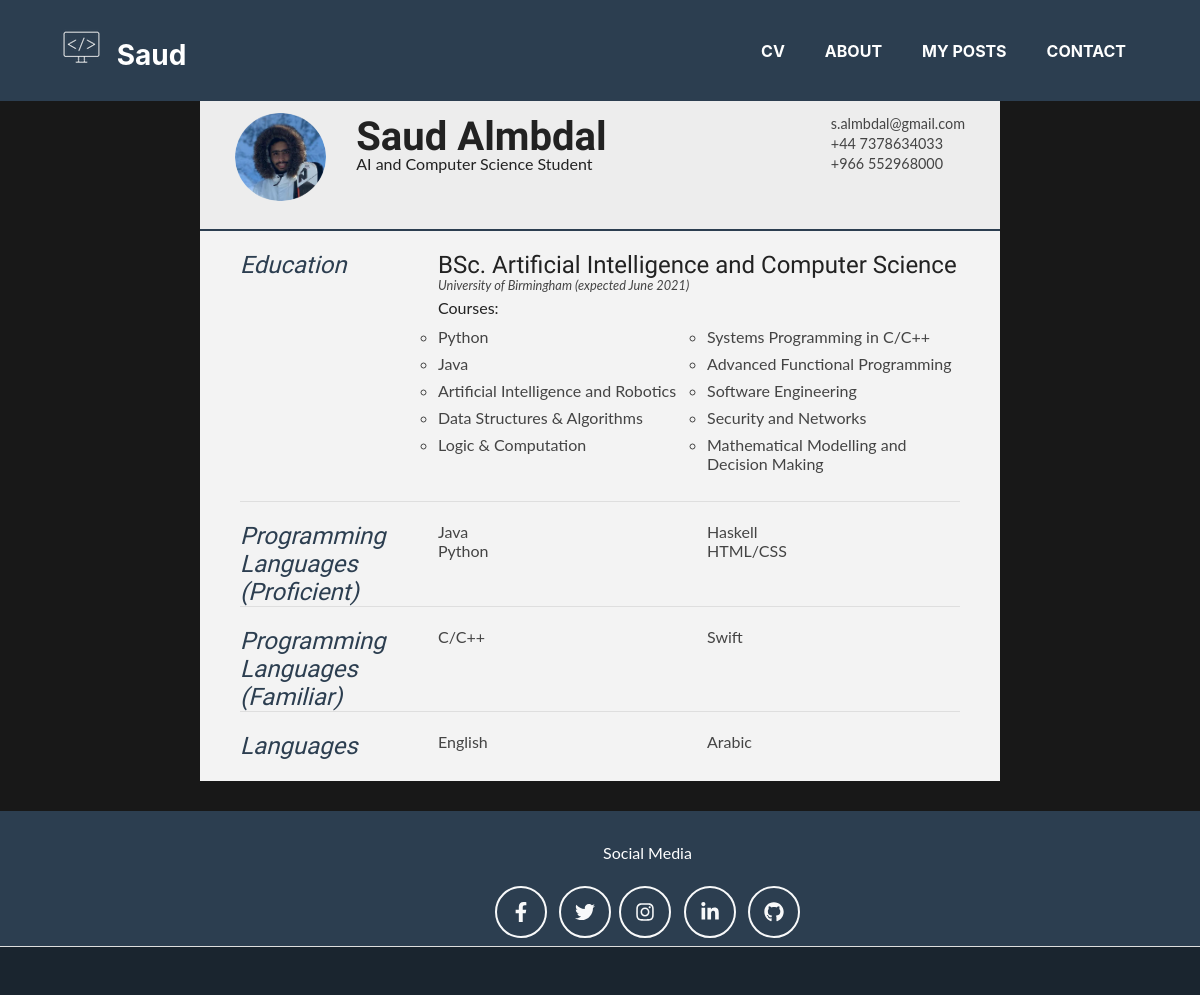
The app's page /cv/ with its own data.
### cv/models.py (models this page shows, shortened)
class Education(models.Model):
	title = models.CharField(max_length=120)
	details = models.TextField(default='', blank=True)
	courses = models.ManyToManyField(Course, blank=True)

class Course(models.Model):
	course = models.CharField(max_length=60, default='')

class ProficientProgrammingLanguage(models.Model):
	ppl = models.CharField(max_length=30)

class FamiliarProgrammingLanguage(models.Model):
	fpl = models.CharField(max_length=30)

class Language(models.Model):
	language = models.CharField(max_length=50)

### cv/views.py (the view)
# urls.py: path('cv/', cv),
def cv(request, *args, **kwargs):
    profiles = PersonalProfile.objects.all()
    educations = Education.objects.all()
    proficientLanguages = ProficientProgrammingLanguage.objects.all()
    familiarLanguages = FamiliarProgrammingLanguage.objects.all()
    languages = Language.objects.all()
    courses = Course.objects.all()
    context = {'profiles': profiles,
                'educations': educations,
                'proficientLanguages':proficientLanguages,
                'familiarLanguages': familiarLanguages,
                'languages':languages,
                'courses': courses }
    return render(request, 'cv/cv.html', context)

### templates/cv/cv.html (shortened to what this page needs)
{% extends 'base.html' %}
{% load static %}
{% block content %}
<link type="text/css" rel="stylesheet" href="{% static 'css/cv.css' %}">
</head>
<body id="top">
<div id="cv" class="instaFade">
	<div class="mainDetails">
		<div id="headshot" class="quickFade">
			<img src="{% static 'images/Saud.png' %}" alt="Saud Almbdal" />
		</div>
		<div id="name">
			<h1 class="quickFade delayTwo">Saud Almbdal</h1>
			<h3 class="quickFade delayThree">AI and Computer Science Student</h3>
		</div>
		<div id="contactDetails" class="quickFade delayFour">
			<ul>
				<li><a href="mailto:s.almbdal@gmail.com" target="_blank">s.almbdal@gmail.com</a></li>
				<li>+44 7378634033</li>
				<li>+966 552968000</li>
			</ul>
		</div>
	</div>
	<div id="mainArea" class="quickFade delayFive">
		{% if educations %}
		<section>
			<div class="sectionTitle">
				<h1>Education</h1>
			</div>
			<div class="sectionContent" >
				{% for education in educations %}
				<article id='education'>
					<h2>{{ education.title }}</h2>
					<p class="subDetails" >{{ education.details }}</p>
					{% if education.courses.all %}
					<li style="list-style-type: none; padding-bottom: 10px;">Courses:</li>
						<ul class="keySkills">
							{% for course in education.courses.all %}
							<li class="course">{{ course.course }}</li>
							{% endfor %}
						</ul>
					{% endif %}
				</article>
				{% endfor %}
			</div>
		</section>
		{% endif %}
		{% if proficientLanguages %}
		<section>
			<div class="sectionTitle">
				<h1>Programming Languages (Proficient)</h1>
			</div>
			<div class="sectionContent">
				<ul class="keySkills" id="proLang">
					{% for proLang in proficientLanguages %}
					<li>{{ proLang.ppl }}</li>
					{% endfor %}
				</ul>
			</div>
		</section>
		{% endif %}
		{% if familiarLanguages %}
		<section>
			<div class="sectionTitle">
				<h1>Programming Languages (Familiar)</h1>
			</div>
			<div class="sectionContent">
				<ul class="keySkills">
					{% for famLang in familiarLanguages %}
					<li>{{ famLang.fpl }}</li>
					{% endfor %}
				</ul>
			</div>
		</section>
		{% endif %}
		{% if languages %}
		<section>
			<div class="sectionTitle">
				<h1>Languages</h1>
			</div>
			<div class="sectionContent">
				<ul class="keySkills">
					{% for lang in languages %}
					<li>{{ lang.language}}</li>
					{% endfor %}
				</ul>
			</div>
		</section>
		{% endif %}
	</div>
</div>
</body>
</html>
{% endblock %}

### templates/base.html (shortened to what this page needs)
{% load static %}
<!doctype html>
<html>
<head>
    <link href="{% static 'css/styles.css' %}" rel="stylesheet" type="text/css">
    <link rel="stylesheet" href="{% static 'css/heading.css' %}" type="text/css">
    <link rel="stylesheet" href="{% static 'css/body.css' %}" type="text/css">
</head>
<body>
    {% include 'navbar.html' %}
    <li></li>
    <li></li>
    {% block content %}{% endblock %}
    </body>
    {% include 'footer.html' %}
</html>

### templates/navbar.html (shortened to what this page needs)
{% load static %}
<nav class="navbar navbar-expand-lg bg-secondary fixed-top" id="mainNav">
    <div class="container"><a class="navbar-brand js-scroll-trigger" href="/home/#page-top"><img src="{% static 'images/icon.jpg' %}"> Saud</a>
        <div class="collapse navbar-collapse" id="navbarResponsive">
            <ul class="navbar-nav ml-auto">
                <li class="nav-item mx-0 mx-lg-1"><a class="nav-link py-3 px-0 px-lg-3 rounded js-scroll-trigger" href="/cv">CV</a>
                </li>
                <li class="nav-item mx-0 mx-lg-1"><a class="nav-link py-3 px-0 px-lg-3 rounded js-scroll-trigger" href="/home/#about">ABOUT</a>
                </li>
                <li class="nav-item mx-0 mx-lg-1"><a class="nav-link py-3 px-0 px-lg-3 rounded js-scroll-trigger" href="/home/#posts">MY POSTS</a>
                </li>
                <li class="nav-item mx-0 mx-lg-1"><a class="nav-link py-3 px-0 px-lg-3 rounded js-scroll-trigger" href="/contact">CONTACT</a>
                </li>
            </ul>
        </div>
    </div>
</nav>

### templates/footer.html (shortened to what this page needs)
<footer class="footer text-center">
  <div class="container">
      <div class="row">
          <div class="col-lg-4 mb-5 mb-lg-0">
          </div>
          <div class="col-lg-5 mb-5 mb-lg-0">
              <h4 class="mb-4">Social Media</h4>
              <a class="btn btn-outline-light btn-social mx-1" href="https://www.facebook.com/saud.almbdal.18" target="_blank"><i class="fab fa-fw fa-facebook-f"></i></a>
              <a class="btn btn-outline-light btn-social mx-1" href="https://www.twitter.com/s4udm" target="_blank"><i class="fab fa-fw fa-twitter"></i></a><a class="btn btn-outline-light btn-social mx-1" href="https://instagram.com/_s4udm" target="_blank"><i class="fab fa-fw fa-instagram"></i></a>
              <a class="btn btn-outline-light btn-social mx-1" href="https://www.linkedin.com/in/saud-almbdal-3487191b2/" target="_blank"><i class="fab fa-fw fa-linkedin-in"></i></a>
              <a class="btn btn-outline-light btn-social mx-1" href="https://github.com/Saud-M" target="_blank"><i class="fab fa-fw fa-github"></i></a>
          </div>
      </div>
  </div>
        <section class="copyright py-4 text-center text-white">
        </section>
</footer>

### staticfiles/css/cv.css (style rules this page uses)
html,body,div,span,object,iframe,h1,h2,h3,h4,h5,h6,p,blockquote,pre,abbr,address,cite,code,del,dfn,em,img,ins,kbd,q,samp,small,strong,sub,sup,var,b,i,dl,dt,dd,ol,ul,li,fieldset,form,label,legend,table,caption,tbody,tfoot,thead,tr,th,td,article,aside,canvas,details,figcaption,figure,footer,header,hgroup,menu,nav,section,summary,time,mark,audio,video { border:0; font:inherit; font-size:100%; margin:0; padding:0; vertical-align:baseline; }
article,aside,details,figcaption,figure,footer,header,hgroup,menu,nav,section { display:block; }
html, body { background: #181818; font-family: 'Lato', helvetica, arial, sans-serif; font-size: 16px; color: #222; }
p { font-size: 1em; line-height: 1.4em; margin-bottom: 20px; color: #444; }
#cv { width: 90%; max-width: 800px; background: #f3f3f3; margin: 30px auto; }
.mainDetails { padding: 25px 35px; border-bottom: 2px solid #2c3e50; background: #ededed; }
#name h1 { font-size: 2.5em; font-weight: 700; font-family: 'Rokkitt', Helvetica, Arial, sans-serif; margin-bottom: -6px; }
#mainArea { padding: 0 40px; }
#headshot { width: 12.5%; float: left; margin-right: 30px; }
#headshot img { width: 100%; height: auto; -webkit-border-radius: 50px; border-radius: 50px; }
#name { float: left; }
#contactDetails { float: right; }
#contactDetails ul { list-style-type: none; font-size: 0.9em; margin-top: 2px; }
#contactDetails ul li { margin-bottom: 3px; color: #444; }
#contactDetails ul li a, a[href^=tel] { color: #444; text-decoration: none; -webkit-transition: all .3s ease-in; -moz-transition: all .3s ease-in; -o-transition: all .3s ease-in; -ms-transition: all .3s ease-in; transition: all .3s ease-in; }
section { border-top: 1px solid #dedede; padding: 20px 0 0; }
section:first-child { border-top: 0; }
section:last-child { padding: 20px 0 10px; }
.sectionTitle { float: left; width: 25%; }
.sectionContent { float: right; width: 72.5%; }
.sectionTitle h1 { font-family: 'Rokkitt', Helvetica, Arial, sans-serif; font-style: italic; font-size: 1.5em; color: #2c3e50; }
.sectionContent h2 { font-family: 'Rokkitt', Helvetica, Arial, sans-serif; font-size: 1.5em; margin-bottom: -2px; }
.subDetails { font-size: 0.8em; font-style: italic; margin-bottom: 3px; }
.keySkills { list-style-type: none; -moz-column-count:2; -webkit-column-count:2; column-count:2; margin-bottom: 20px; font-size: 1em; color: #444; }
.course { list-style-type: circle; padding-bottom: 8px; }
.instaFade { -webkit-animation-name: reset, fade-in; -webkit-animation-duration: 0.5s; -webkit-animation-timing-function: ease-in; -moz-animation-name: reset, fade-in; -moz-animation-duration: 0.5s; -moz-animation-timing-function: ease-in; animation-name: reset, fade-in; animation-duration: 0.5s; animation-timing-function: ease-in; }
.quickFade { -webkit-animation-name: reset, fade-in; -webkit-animation-duration: 0.5s; -webkit-animation-timing-function: ease-in; -moz-animation-name: reset, fade-in; -moz-animation-duration: 0.5s; -moz-animation-timing-function: ease-in; animation-name: reset, fade-in; animation-duration: 0.5s; animation-timing-function: ease-in; }
.delayTwo { -webkit-animation-delay: 0, 0.5s; -moz-animation-delay: 0, 0.5s; animation-delay: 0, 0.5s; }
.delayThree { -webkit-animation-delay: 0, 0.5s; -moz-animation-delay: 0, 0.5s; animation-delay: 0, 0.5s; }
.delayFour { -webkit-animation-delay: 0, 0.5s; -moz-animation-delay: 0, 0.5s; animation-delay: 0, 0.5s; }
.delayFive { -webkit-animation-delay: 0, 0.5s; -moz-animation-delay: 0, 0.5s; animation-delay: 0, 0.5s; }

### records on screen
Education: title "BSc. Artificial Intelligence and Computer Science", details "University of Birmingham (expected June 2021)"
Course: course "Python"
Course: course "Java"
Course: course "Artificial Intelligence and Robotics"
Course: course "Data Structures & Algorithms"
Course: course "Logic & Computation"
Course: course "Systems Programming in C/C++"
Course: course "Advanced Functional Programming"
Course: course "Software Engineering"
Course: course "Security and Networks"
Course: course "Mathematical Modelling and Decision Making"
ProficientProgrammingLanguage: ppl "Java"
ProficientProgrammingLanguage: ppl "Python"
ProficientProgrammingLanguage: ppl "Haskell"
ProficientProgrammingLanguage: ppl "HTML/CSS"
FamiliarProgrammingLanguage: fpl "C/C++"
FamiliarProgrammingLanguage: fpl "Swift"
Language: language "English"
Language: language "Arabic"
